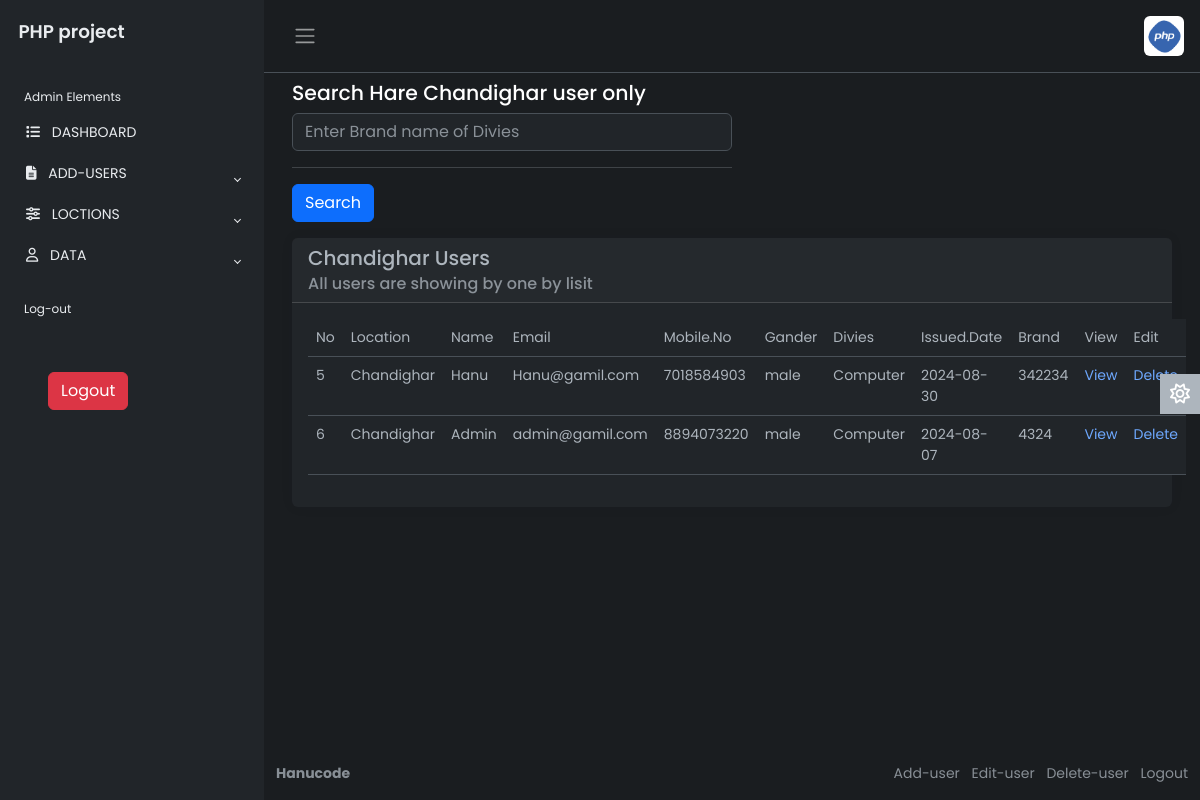
Screenshot of /c.php (signed in) with the database file from the repository.
### tables this page shows
CREATE TABLE `users` (
  `id` int(11) NOT NULL,
  `name` varchar(30) NOT NULL,
  `email` varchar(300) NOT NULL,
  `mobile.no` varchar(12) NOT NULL,
  `issued-date` date NOT NULL,
  `gender` varchar(20) NOT NULL,
  `loction` varchar(100) NOT NULL,
  `emplye-id` varchar(100) NOT NULL,
  `status` varchar(30) NOT NULL,
  `asset_id` varchar(30) NOT NULL,
  `departement` varchar(90) NOT NULL,
  `divies` varchar(80) NOT NULL,
  `brand` varchar(80) NOT NULL,
  `processor` varchar(80) NOT NULL,
  `pod` date NOT NULL,
  `ram` varchar(80) NOT NULL,
  `price` varchar(100) NOT NULL
);

### c.php (the view, shortened to what this page needs)
<?php include 'dash.php';?>
            <main class="content px-3 py-2">
                <div class="container-fluid">
                    <div class="mb-3">
                        <h4> Search Hare Chandighar user only</h4>
                        <form action="" method="Get">
                        <div class="col-md-6">
                <input type="text"  name="search" value="<?php if(isset($_GET['search'])){echo $_GET['search'];}?>" placeholder="Enter Brand name of Divies" class="form-control" required>
                <hr>
                <button type="submit" name="submit" class="btn btn-primary"><i class="bi bi-floppy"></i> Search</button>
            </div>
            </form>
                    </div>
                    <div class="card border-0">
                        <div class="card-header">
                            <h5 class="card-title">
                            Chandighar Users
                            </h5>
                            <h6 class="card-subtitle text-muted">
                                All users are showing by one by lisit
                            </h6>
                        </div>
                        <div class="card-body">
                            <table class="table">
                            <thead>
                                    <tr>
                                        <td scope="col">No</td>
                                        <td scope="col">Location</td>
                                        <td scope="col">Name</td>
                                        <td scope="col">Email</td>
                                        <td scope="col">Mobile.No</td>
                                        <td scope="col">Gander</td>
                                        <td scope="col">Divies</td>
                                        <td scope="col">Issued.Date</td>
                                        <td scope="col">Brand</td>
                                        <td scope="col">View</td>
                                        <td scope="col">Edit</td>
                                    </tr>
                                </thead>
                                <?php
require 'config.php';
$query = "SELECT * FROM users WHERE loction = 'Chandighar'";
$query_run = mysqli_query($conn, $query);
if (mysqli_num_rows($query_run) > 0) {
    while ($row = mysqli_fetch_assoc($query_run)) {
        ?>
        <tr>
            <td><?php echo $row['id']; ?></td>
            <td><?php echo $row['loction']; ?></td>
            <td><?php echo $row['name']; ?></td>
            <td><?php echo $row['email']; ?></td>
            <td><?php echo $row['mobile.no']; ?></td>
            <td><?php echo $row['gender']; ?></td>
            <td><?php echo $row['divies']; ?></td>
            <td><?php echo $row['issued-date']; ?></td>
            <td><?php echo $row['brand']; ?></td>
            <td><a href="view.php?id=<?php echo $row['id']; ?>">View</a></td>
            <td><a href="del.php?id=<?php echo $row['id']; ?>">Delete</a></td>
        </tr>
        <?php
    }
} else {
    ?>
    <tr>
        <td colspan="4">No Record Found</td>
    </tr>
    <?php
}
                                    ?>
                            </table>
                        </div>
                    </div>
                </div>
            </main>
            <a href="#" class="theme-toggle">
                <i class="fa-regular fa-sun"></i>
            </a>
            <footer class="footer">
                <div class="container-fluid">
                    <div class="row text-muted">
                        <div class="col-6 text-start">
                            <p class="mb-0">
                                <a href="#" class="text-muted">
                                    <strong>Hanucode</strong>
                                </a>
                            </p>
                        </div>
                        <div class="col-6 text-end">
                            <ul class="list-inline">
                                <li class="list-inline-item">
                                    <a href="#" class="text-muted">Add-user</a>
                                </li>
                                <li class="list-inline-item">
                                    <a href="#" class="text-muted">Edit-user</a>
                                </li>
                                <li class="list-inline-item">
                                    <a href="#" class="text-muted">Delete-user</a>
                                </li>
                                <li class="list-inline-item">
                                    <a href="#" class="text-muted">Logout</a>
                                </li>
                            </ul>
                        </div>
                    </div>
                </div>
            </footer>
</body>
</html>
</body>
</html>

### css.1/style.css (style rules this page uses)
body { font-family: 'Poppins', sans-serif; font-size: 0.875rem; opacity: 1; overflow-y: scroll; margin: 0; }
a { cursor: pointer; text-decoration: none; font-family: 'Poppins', sans-serif; }
li { list-style: none; }
h4 { font-family: 'Poppins', sans-serif; font-size: 1.275rem; color: var(--bs-emphasis-color); }
.content { flex: 1; max-width: 100vw; width: 100vw; }
@media (min-width:768px) { .content { max-width: auto; width: auto; } }
.card { box-shadow: 0 0 .875rem 0 rgba(34, 46, 60, .05); margin-bottom: 24px; }
.theme-toggle { position: fixed; top: 50%; transform: translateY(-65%); text-align: center; z-index: 10; right: 0; left: auto; border: none; background-color: var(--bs-body-color); }
html[data-bs-theme="dark"] .theme-toggle .fa-sun, html[data-bs-theme="light"] .theme-toggle .fa-moon { cursor: pointer; padding: 10px; display: block; font-size: 1.25rem; color: #FFF; }

### rows the page displays
users: id "5", loction "Chandighar", name "Hanu", email "Hanu@gamil.com", no "7018584903", gender "male", divies "Computer", value "2024-08-30", brand "342234"
users: id "6", loction "Chandighar", name "Admin", email "admin@gamil.com", no "8894073220", gender "male", divies "Computer", value "2024-08-07", brand "4324"
